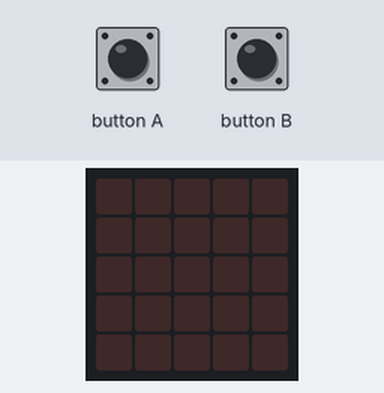
Bench run of a program on a simulated BBC micro:bit (MakeCode). Parts: the board's 5×5 LED display. Inputs (shaded band) come from the test bench.

Above: at 1.2 s.
1.3 s: button A pressed for 0.15 s
At 2.0 s:
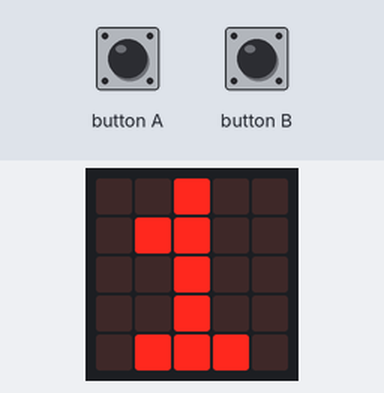
2.9 s: button B pressed for 0.15 s
At 5.1 s:
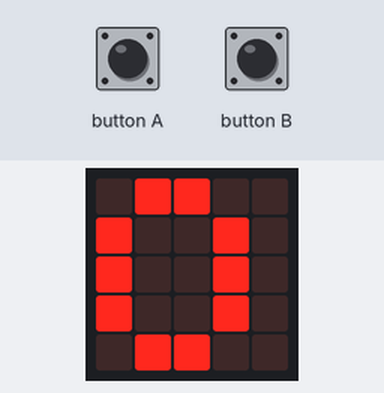
Timing chart, 0 to 6.6 s (numbered marks = the images above; inputs shaded):
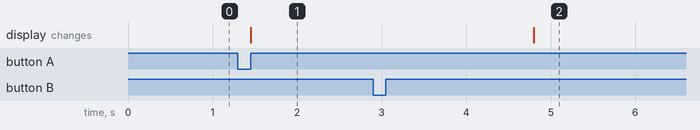

Measured:
- after the input at 1.3 s, the display: changes after 0.15 s (image 1)
- after the input at 2.9 s, the display: changes after 1.9 s (image 2)

The program:

main.ts
```typescript
let seconds = 0
input.onButtonPressed(Button.A, function () {
    seconds += 1
    basic.showNumber(seconds)
})
input.onButtonPressed(Button.B, function () {
    while (seconds > 0) {
        basic.showNumber(seconds)
        basic.pause(1000)
        seconds += 0 - 1
    }
    basic.showNumber(0)
})
```

test.ts
```typescript
// les tests vont ici ; cela ne sera pas compilé si ce paquet est utilisé en tant qu'extension.
```
